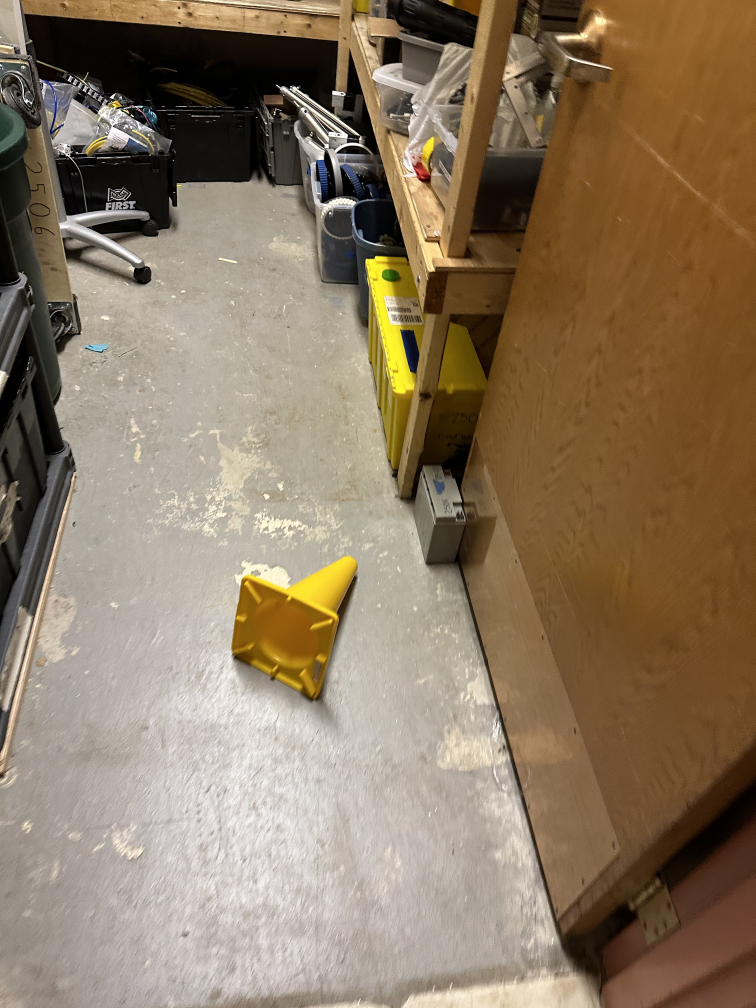
#> input picture Cone/IMG_1473.jpg, 3024 x 4032 px, given in place of the camera (shown at 1/4 size)
$ python csv_range_creator.py
#> lines starting #> are read from the running program, lines starting #| are printed output that depends on the picture; after the words box and inside, x2 and y2 are one past the last pixel; in counts of white or black regions, pixels touching at a corner belong together
#> further down, frame is the input picture: shape (4032, 3024, 3); mean B, G, R 97.8, 120.9, 139.3
import cv2
import numpy as np
import glob
all_images = (glob.glob("**/*.jpg", recursive=True))

def ResizeWithAspectRatio(image, width=None, height=None, inter=cv2.INTER_AREA):
#> called with width = 600, inter = 3
    dim = None
    (h, w) = image.shape[:2]
#> h = 4032; w = 3024

    if width is None and height is None:
        return image
    if width is None:
        r = height / float(h)
        dim = (int(w * r), height)
    else:
        r = width / float(w)
#> r = 0.198
        dim = (width, int(h * r))
#> dim = (600, 800)

    return cv2.resize(image, dim, interpolation=inter)
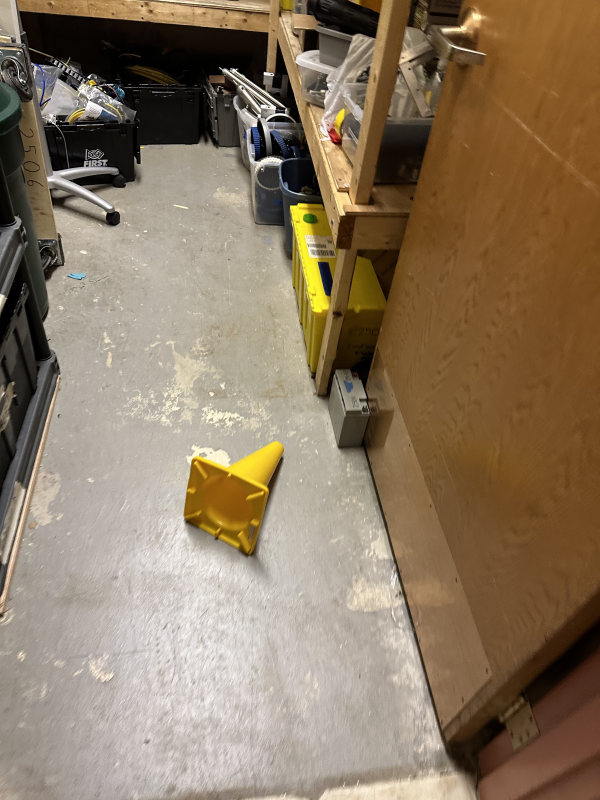
#> returned value: shape (800, 600, 3); mean of channels 0, 1, 2 97.8, 120.9, 139.3; drawn as B, G, R

def nothing(x):
    pass


# Set default value for Max HSV trackbars
(a, b, c), (d, e, f) = (16, 119, 80), (97, 255, 255)
# (16, 200, 73), (97, 255, 255)

# define a video capture object
vid = cv2.VideoCapture(1)

while(True):
    # Load image

    ret, frame = vid.read()
    image = frame
    image = ResizeWithAspectRatio(image, width=600)
    # Create a window
    cv2.namedWindow('image')

    # Create trackbars for color change
    # Hue is from 0-179 for Opencv
    cv2.createTrackbar('HMin', 'image', 0, 179, nothing)
    cv2.createTrackbar('SMin', 'image', 0, 255, nothing)
    cv2.createTrackbar('VMin', 'image', 0, 255, nothing)
    cv2.createTrackbar('HMax', 'image', 0, 179, nothing)
    cv2.createTrackbar('SMax', 'image', 0, 255, nothing)
    cv2.createTrackbar('VMax', 'image', 0, 255, nothing)


    cv2.setTrackbarPos('HMin', 'image', a)
    cv2.setTrackbarPos('SMin', 'image', b)
    cv2.setTrackbarPos('VMin', 'image', c)

    cv2.setTrackbarPos('HMax', 'image', d)
    cv2.setTrackbarPos('SMax', 'image', e)
    cv2.setTrackbarPos('VMax', 'image', f)


    # Initialize HSV min/max values
    hMin = sMin = vMin = hMax = sMax = vMax = 0
    phMin = psMin = pvMin = phMax = psMax = pvMax = 0

    while(1):
        # Get current positions of all trackbars
        hMin = cv2.getTrackbarPos('HMin', 'image')
        sMin = cv2.getTrackbarPos('SMin', 'image')
        vMin = cv2.getTrackbarPos('VMin', 'image')
        hMax = cv2.getTrackbarPos('HMax', 'image')
        sMax = cv2.getTrackbarPos('SMax', 'image')
        vMax = cv2.getTrackbarPos('VMax', 'image')

        # Set minimum and maximum HSV values to display
        lower = np.array([hMin, sMin, vMin])
        upper = np.array([hMax, sMax, vMax])

        # Convert to HSV format and color threshold
        hsv = cv2.cvtColor(image, cv2.COLOR_BGR2HSV)
#> hsv: shape (800, 600, 3); mean H, S, V 18.4, 93.2, 139.5
        mask = cv2.inRange(hsv, lower, upper)
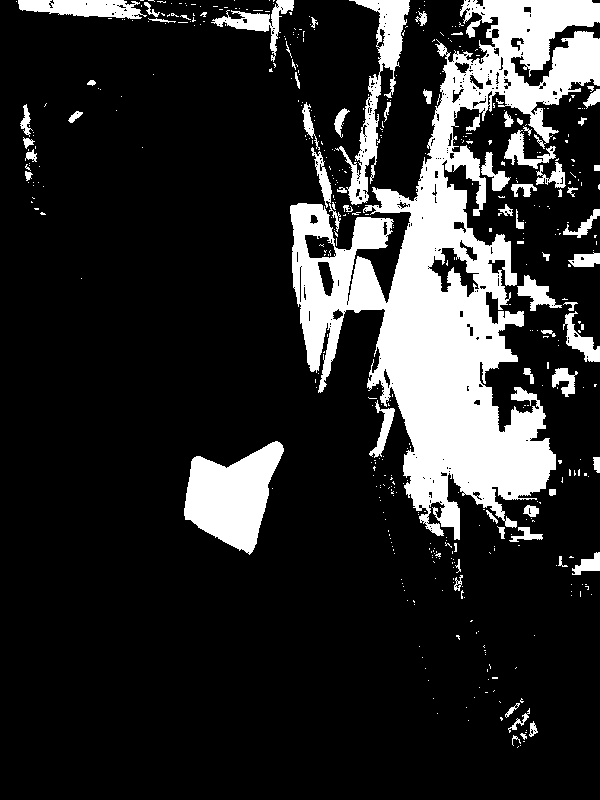
#> mask: shape (800, 600); 17.3% white; 482 white regions (412 under 20 px), largest, box (x1, y1, x2, y2) and area: (290, 0, 600, 540) 59270, (184, 441, 284, 555) 6699, (335, 0, 410, 205) 3699
        result = cv2.bitwise_and(image, image, mask=mask)
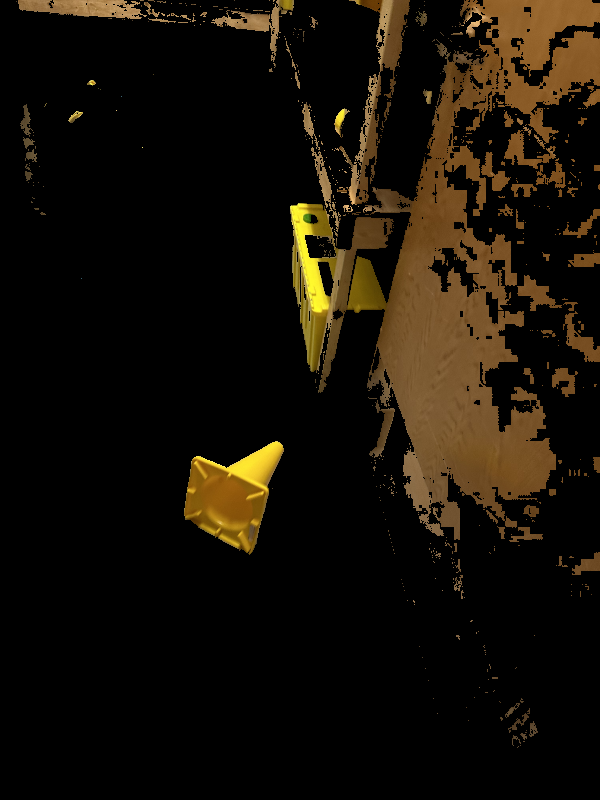
#> result: shape (800, 600, 3); mean B, G, R 7, 16.2, 22.5

        # Print if there is a change in HSV value
        if((phMin != hMin) | (psMin != sMin) | (pvMin != vMin) | (phMax != hMax) | (psMax != sMax) | (pvMax != vMax) ):
            phMin = hMin
            psMin = sMin
            pvMin = vMin
            phMax = hMax
            psMax = sMax
            pvMax = vMax

        (a, b, c), (d, e, f) = (hMin, sMin, vMin), (hMax, sMax, vMax)

        # Display result image
        cv2.imshow('image', result)
        cv2.imshow('the_image', result)
        if cv2.waitKey(10) & 0xFF == ord('q'):
#> (key q is pressed here)
            break
    print("(%d, %d, %d), (%d, %d, %d)" % (hMin, sMin, vMin, hMax, sMax, vMax))

    cv2.destroyAllWindows()

$ run again, on Cone/IMG_1474.jpg
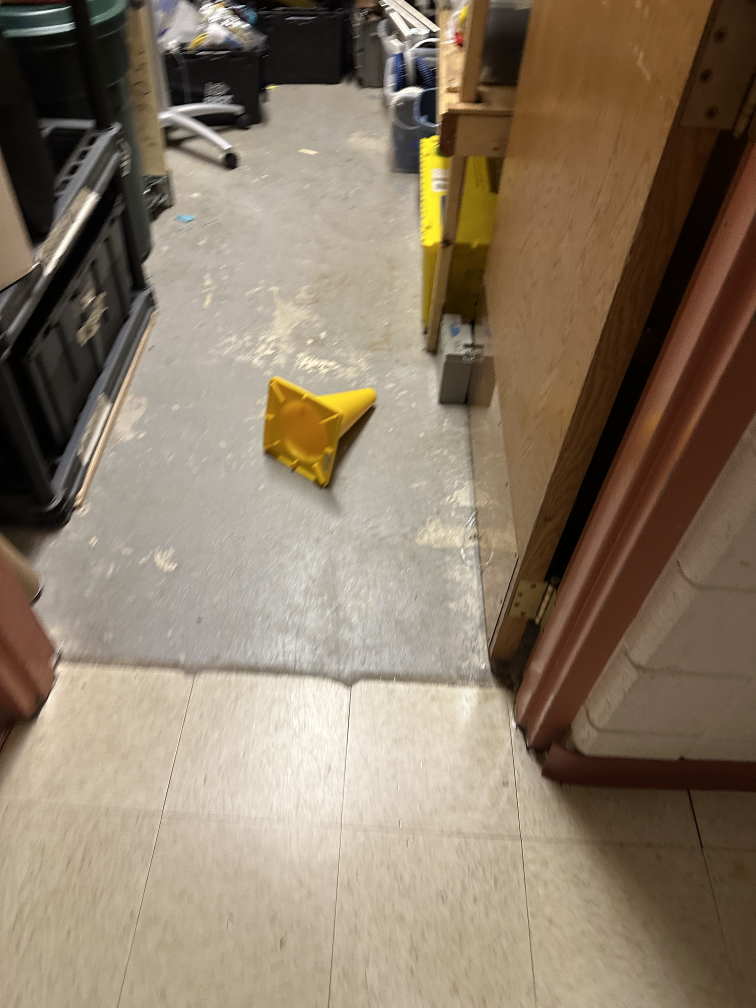
#> input picture Cone/IMG_1474.jpg, 3024 x 4032 px, given in place of the camera (shown at 1/4 size)
#> frame is the input picture: shape (4032, 3024, 3); mean B, G, R 102.7, 122.4, 138.4
#> hsv: shape (800, 600, 3); mean H, S, V 18.9, 82.8, 138.5
#> `mask = cv2.inRange(hsv, lower, upper)`:
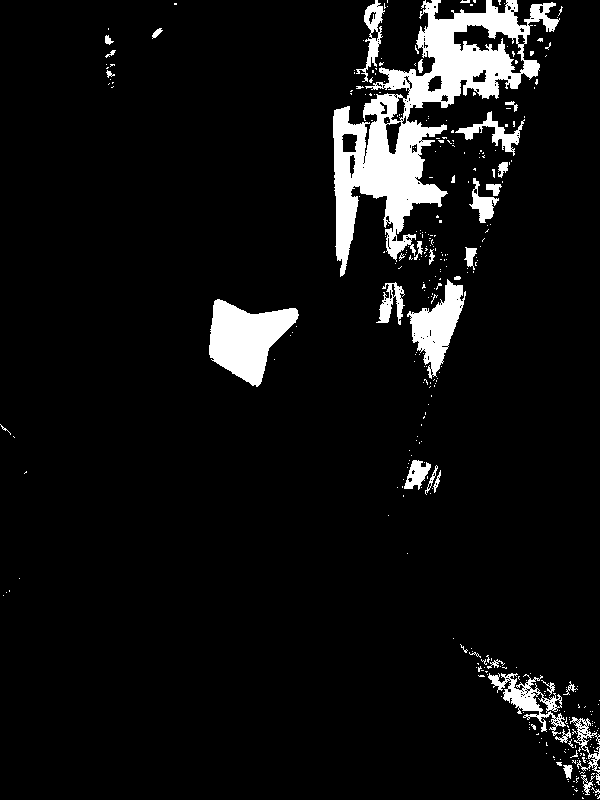
#> mask: shape (800, 600); 6.8% white; 355 white regions (322 under 20 px), largest, box (x1, y1, x2, y2) and area: (333, 0, 560, 277) 18215, (209, 299, 299, 387) 4526, (407, 279, 466, 379) 2554
#> `result = cv2.bitwise_and(image, image, mask=mask)`:
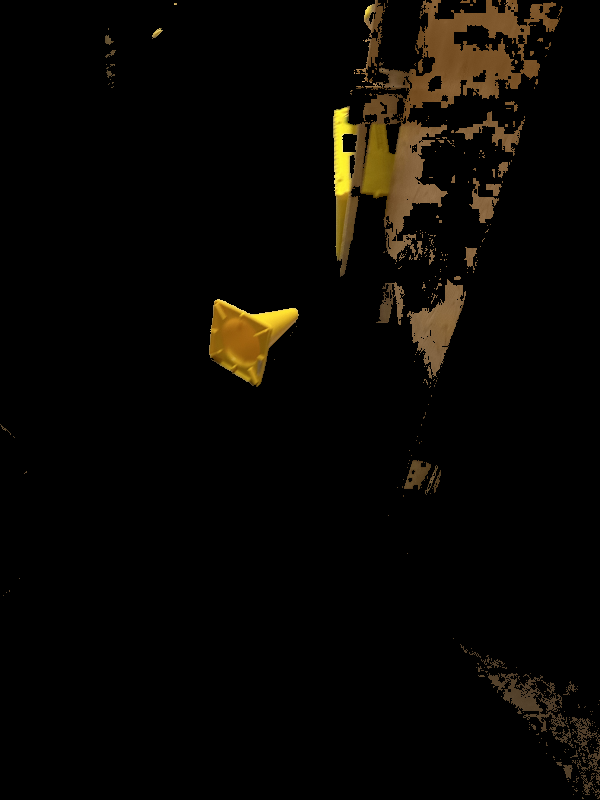
#> result: shape (800, 600, 3); mean B, G, R 3, 6.7, 8.9

$ run again, on Cone/IMG_1478.jpg
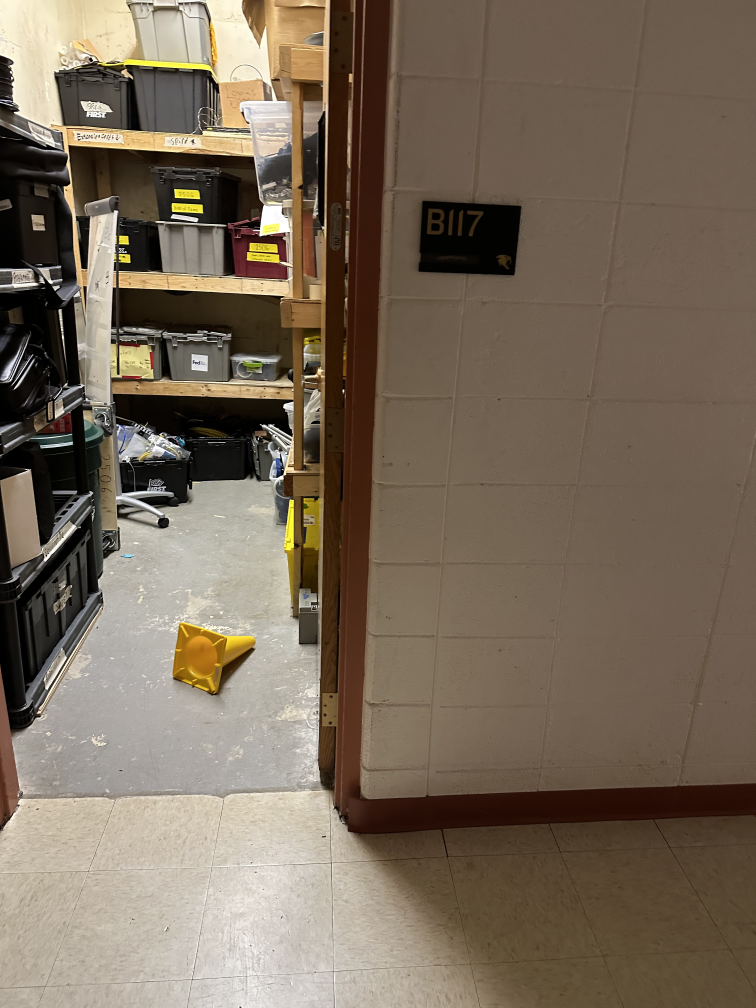
#> input picture Cone/IMG_1478.jpg, 3024 x 4032 px, given in place of the camera (shown at 1/4 size)
#> frame is the input picture: shape (4032, 3024, 3); mean B, G, R 89.6, 106.1, 120.2
#> hsv: shape (800, 600, 3); mean H, S, V 18.4, 81.6, 120.3
#> `mask = cv2.inRange(hsv, lower, upper)`:
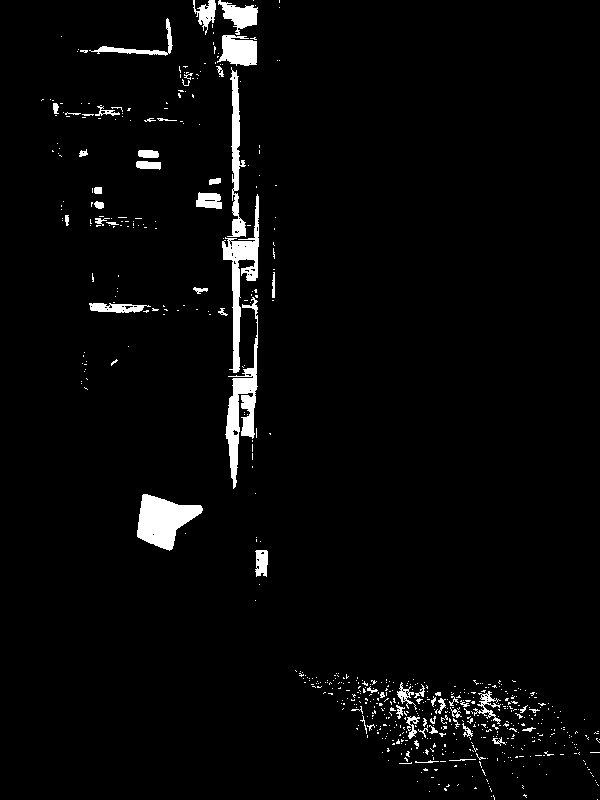
#> mask: shape (800, 600); 3.1% white; 633 white regions (573 under 20 px), largest, box (x1, y1, x2, y2) and area: (137, 494, 203, 551) 2159, (225, 297, 258, 489) 2032, (222, 194, 259, 373) 1854
#> `result = cv2.bitwise_and(image, image, mask=mask)`:
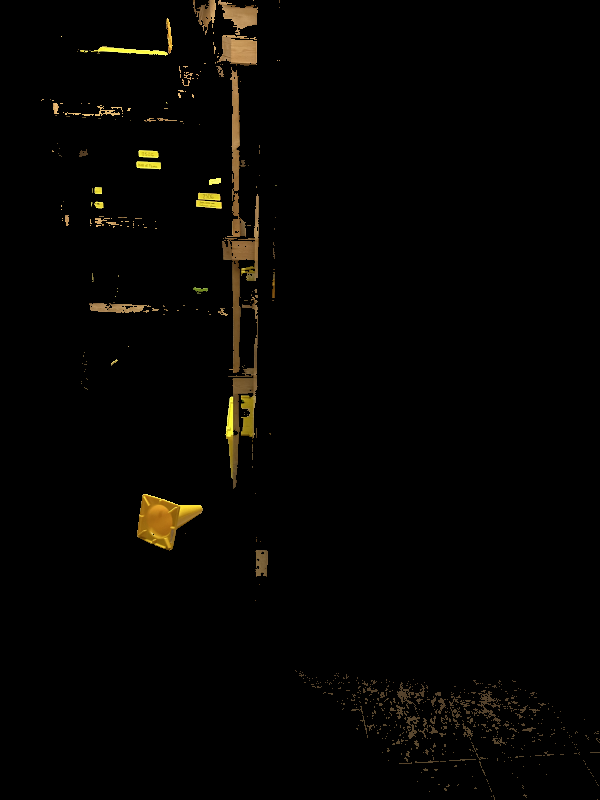
#> result: shape (800, 600, 3); mean B, G, R 1.7, 3.7, 4.7

$ run again, on Cone/IMG_1482.jpg
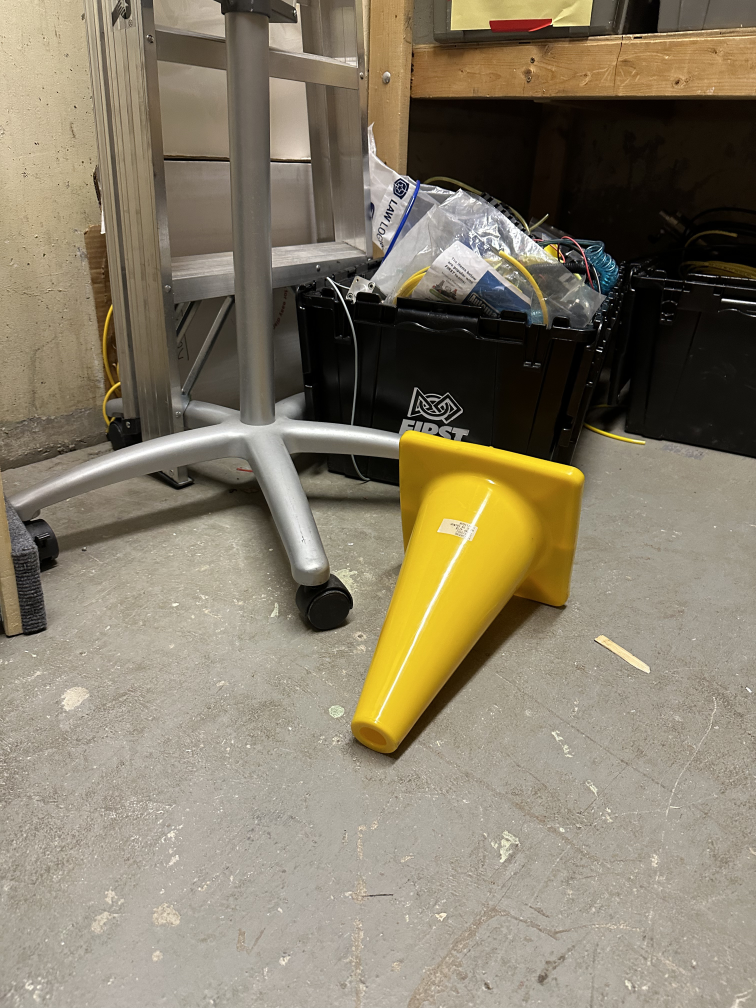
#> input picture Cone/IMG_1482.jpg, 3024 x 4032 px, given in place of the camera (shown at 1/4 size)
#> frame is the input picture: shape (4032, 3024, 3); mean B, G, R 104.5, 124.6, 134.3
#> hsv: shape (800, 600, 3); mean H, S, V 21.8, 69.7, 134.5
#> `mask = cv2.inRange(hsv, lower, upper)`:
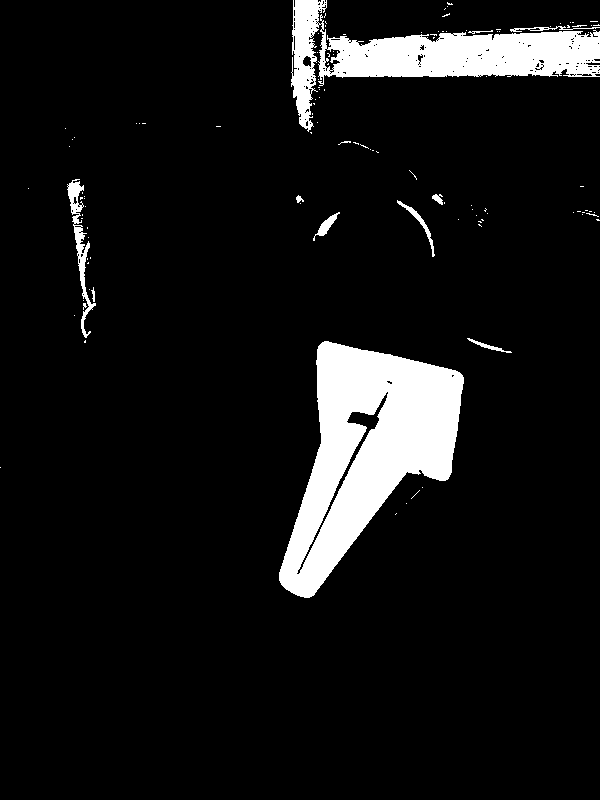
#> mask: shape (800, 600); 8.3% white; 115 white regions (104 under 20 px), largest, box (x1, y1, x2, y2) and area: (279, 341, 464, 598) 24054, (291, 0, 600, 132) 13491, (67, 179, 96, 338) 1052
#> `result = cv2.bitwise_and(image, image, mask=mask)`:
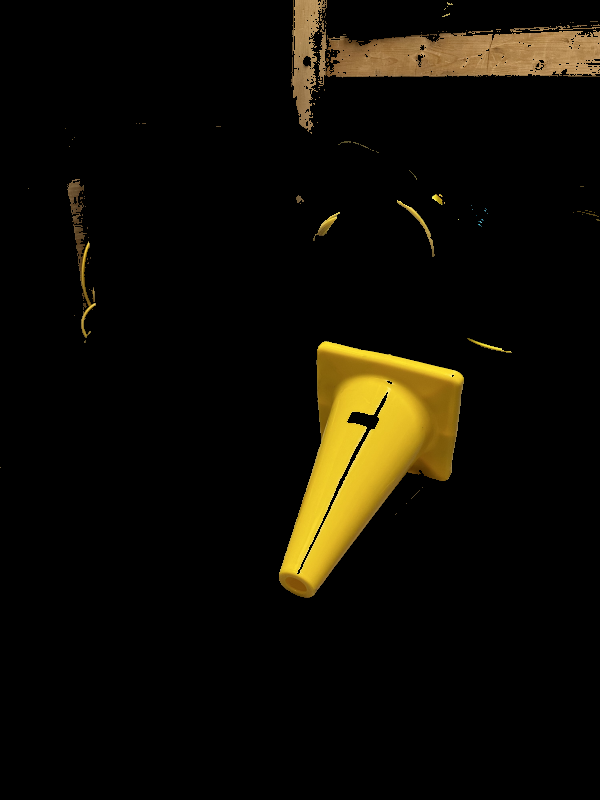
#> result: shape (800, 600, 3); mean B, G, R 4.1, 12.1, 15.1
